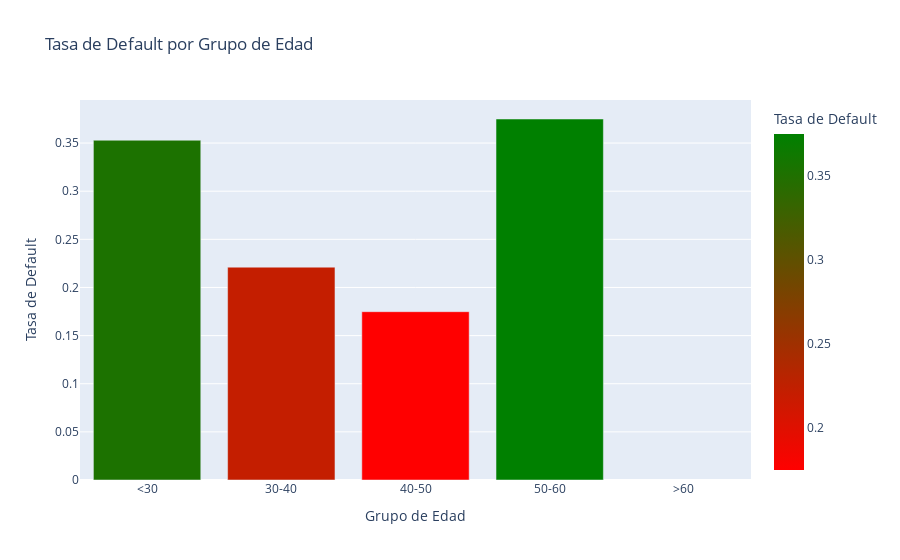

The code cell stored with this chart in its notebook:
### Markdown cell above
========= ANÁLISIS DE SEGMENTACIÓN =========

### Code cell
def segmentation_analysis(df):
    """Análisis de segmentos por edad y educación"""
    print("=" * 50)
    print("ANÁLISIS DE SEGMENTACIÓN")
    print("=" * 50)
    
    # creación de segmentos por edad y educación
    df['age_group'] = pd.cut(df['age'], bins=[0, 30, 40, 50, 60, 100], labels=['<30', '30-40', '40-50', '50-60', '>60'])

    # tasa de defaulr por prupo de edad
    default_by_age = df.groupby('age_group')['default'].mean().reset_index()
    fig=px.bar(
        default_by_age, x='age_group', y='default',
        title='Tasa de Default por Grupo de Edad',
        labels={'age_group': 'Grupo de Edad', 'default': 'Tasa de Default'},
        color='default',
        color_continuous_scale=['red','green']
    )
    fig.show()
    
segmentation_analysis(df)

# Exportar para power bin
df.to_csv('bankloan_processed.csv', index=False)
print('✅ Archivo exportado con éxito')

### Figure 1 — Plotly figure (JSON) as saved in the notebook; plotly's stock layout.template omitted (floating-point values rounded to 4 significant figures)
{"data": [{"hovertemplate": "Grupo de Edad=%{x}<br>Tasa de Default=%{marker.color}<extra></extra>", "legendgroup": "", "marker": {"color": [0.3529, 0.2211, 0.1748, 0.375, NaN], "coloraxis": "coloraxis", "pattern": {"shape": ""}}, "name": "", "orientation": "v", "showlegend": false, "textposition": "auto", "type": "bar", "x": ["<30", "30-40", "40-50", "50-60", ">60"], "xaxis": "x", "y": [0.3529, 0.2211, 0.1748, 0.375, NaN], "yaxis": "y"}], "layout": {"barmode": "relative", "coloraxis": {"colorbar": {"title": {"text": "Tasa de Default"}}, "colorscale": [[0, "red"], [1, "green"]]}, "legend": {"tracegroupgap": 0}, "title": {"text": "Tasa de Default por Grupo de Edad"}, "xaxis": {"anchor": "y", "domain": [0, 1], "title": {"text": "Grupo de Edad"}}, "yaxis": {"anchor": "x", "domain": [0, 1], "title": {"text": "Tasa de Default"}}}}
